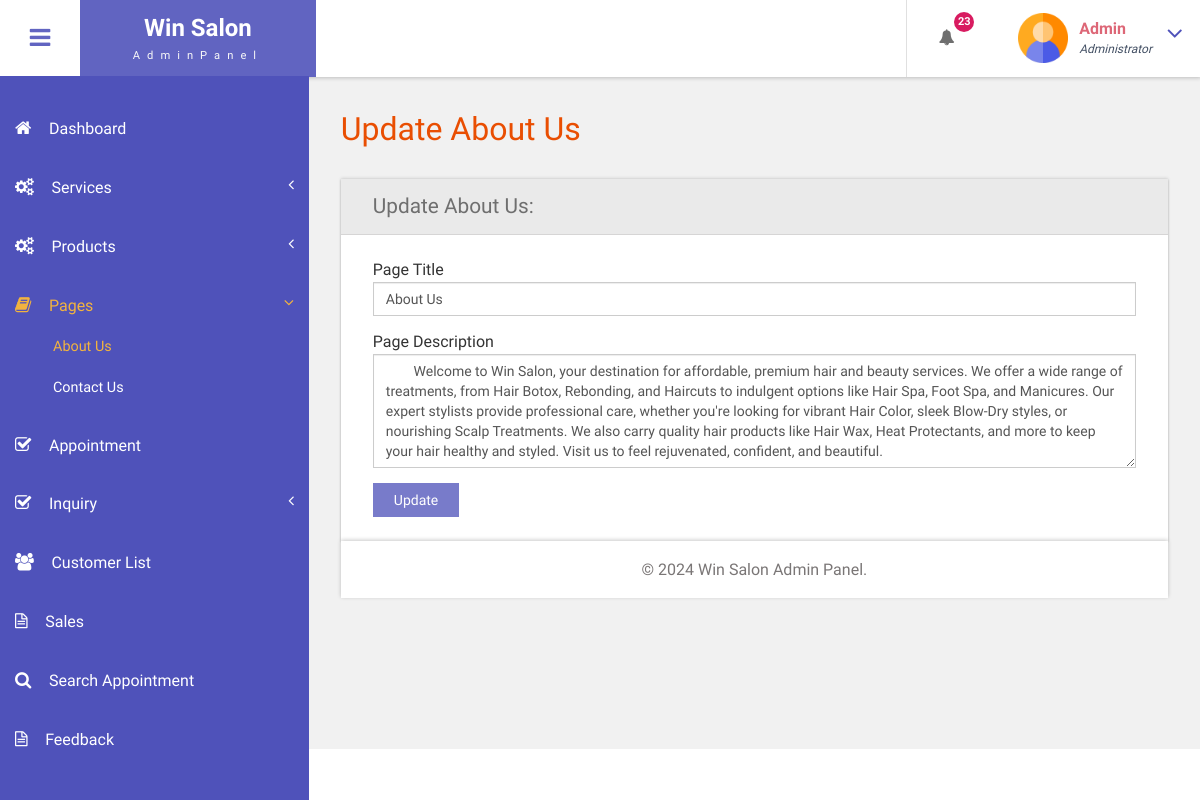
The page /bfs/admin/about-us.php (signed in) on the database its author committed.
### tables this page shows
CREATE TABLE `tblpage` (
  `ID` int(10) NOT NULL,
  `PageType` varchar(200) DEFAULT NULL,
  `PageTitle` mediumtext DEFAULT NULL,
  `PageDescription` mediumtext DEFAULT NULL,
  `Email` varchar(200) DEFAULT NULL,
  `MobileNumber` bigint(10) DEFAULT NULL,
  `UpdationDate` date DEFAULT NULL,
  `Timing` varchar(200) NOT NULL
);

### bfs/admin/about-us.php (the view, shortened to what this page needs)
<?php
include('includes/dbconnection.php');
if (strlen($_SESSION['bpmsaid']==0)) {
  header('location:logout.php');
  } else{
  ?>
<!DOCTYPE HTML>
<html>
<head>
<link href="css/bootstrap.css" rel='stylesheet' type='text/css' />
<link href="css/style.css" rel='stylesheet' type='text/css' />
<link href="css/font-awesome.css" rel="stylesheet">
<link href="css/animate.css" rel="stylesheet" type="text/css" media="all">
<link href="css/custom.css" rel="stylesheet">
</head>
<body class="cbp-spmenu-push">
	<div class="main-content">
		 <?php include_once('includes/sidebar.php');?>
	 <?php include_once('includes/header.php');?>
		<div id="page-wrapper">
			<div class="main-page">
				<div class="forms">
					<h3 class="title1">Update About Us</h3>
					<div class="form-grids row widget-shadow" data-example-id="basic-forms">
						<div class="form-title">
							<h4>Update About Us:</h4>
						</div>
						<div class="form-body">
							<form method="post">
  <?php
$ret=mysqli_query($con,"select * from  tblpage where PageType='aboutus'");
while ($row=mysqli_fetch_array($ret)) {
?>
							 <div class="form-group"> <label for="exampleInputEmail1">Page Title</label> <input type="text" class="form-control" name="pagetitle" id="pagetitle" value="<?php  echo $row['PageTitle'];?>" required="true"> </div> <div class="form-group"> <label for="exampleInputPassword1">Page Description</label> <textarea name="pagedes" id="pagedes" rows="5" class="form-control">
        <?php  echo $row['PageDescription'];?></textarea> </div>
							 <?php } ?>
							  <button type="submit" name="submit" class="btn btn-default">Update</button> </form>
						</div>
					</div>
			</div>
		</div>
		 <?php include_once('includes/footer.php');?>
	</div>
</body>
</html>
<?php } ?>

### bfs/admin/includes/header.php (shortened to what this page needs)
<div class="sticky-header header-section ">
      <div class="header-left">
        <button id="showLeftPush"><i class="fa fa-bars"></i></button>
        <div class="logo">
          <a href="index.html">
            <h1>Win Salon</h1>
            <span>AdminPanel</span>
          </a>
        </div>
      </div>
      <div class="header-right">
        <div class="profile_details_left">
          <ul class="nofitications-dropdown">
            <?php
            $ret1 = mysqli_query($con, "SELECT tbluser.FirstName, tbluser.LastName, tblbook.ID as bid, tblbook.AptNumber
                            FROM tblbook
                            JOIN tbluser ON tbluser.ID = tblbook.UserID
                            WHERE tblbook.Status IS NULL
                            ORDER BY tblbook.ID DESC");
            $num = mysqli_num_rows($ret1);
            ?>
            <li class="dropdown head-dpdn">
              <a href="#" class="dropdown-toggle" data-toggle="dropdown" aria-expanded="false"><i class="fa fa-bell"></i><span class="badge blue"><?php echo $num;?></span></a>
            </li>
          </ul>
          <div class="clearfix"> </div>
        </div>
        <div class="profile_details">
        <?php
$adid=$_SESSION['bpmsaid'];
$ret=mysqli_query($con,"select AdminName from tbladmin where ID='$adid'");
$row=mysqli_fetch_array($ret);
$name=$row['AdminName'];
?>
          <ul>
            <li class="dropdown profile_details_drop">
              <a href="#" class="dropdown-toggle" data-toggle="dropdown" aria-expanded="false">
                <div class="profile_img">
                  <span class="prfil-img"><img src="images/admin.png" alt="" width="50" height="50"> </span>
                  <div class="user-name">
                    <p><?php echo $name; ?></p>
                    <span>Administrator</span>
                  </div>
                  <i class="fa fa-angle-down lnr"></i>
                  <div class="clearfix"></div>
                </div>
              </a>
            </li>
          </ul>
        </div>
      </div>
      <div class="clearfix"> </div>
    </div>

### bfs/admin/css/style.css (style rules this page uses)
h4, h5, h6, h1, h2, h3 { margin: 0; }
ul, ol { margin: 0; }
p { margin: 0; }
html, body { font-family: 'Roboto Condensed', sans-serif; font-size: 100%; overflow-x: hidden; background: #fff; }
body a { transition: 0.5s all ease; -webkit-transition: 0.5s all ease; -moz-transition: 0.5s all ease; -o-transition: 0.5s all ease; -ms-transition: 0.5s all ease; text-decoration:none; }
h1,h2,h3,h4,h5,h6 { margin:0; }
p { margin:0; }
ul,label { margin:0; padding:0; }
.main-content { position: relative; }
.sticky-header { position: fixed; top: 0; left:0px; width: 100%; z-index: 100; }
.header-section { background:#FFF; box-shadow: 1px 1px 4px rgba(0, 0, 0, 0.21); -webkit-box-shadow: 1px 1px 4px rgba(0, 0, 0, 0.21); -moz-box-shadow: 1px 1px 4px rgba(0, 0, 0, 0.21); -o-box-shadow: 1px 1px 4px rgba(0, 0, 0, 0.21); }
.header-section::after { clear: both; display: block; content: ''; }
.header-left { float: left; width: 45%; }
.header-right { float: right; }
button#showLeftPush { font-size: 1.5em; width: 80px; padding: 0.87em 0; text-align: center; cursor: pointer; float: left; color: #6F6F6F; -moz-transition: all 0.2s ease-out 0s; -webkit-transition: all 0.2s ease-out 0s; transition: all 0.2s ease-out 0s; border: none; background-color: #fff; outline:none; }
.cbp-spmenu-push { overflow-x: hidden; position: relative; }
.cbp-spmenu, .cbp-spmenu-push { -webkit-transition: all 0.3s ease; -moz-transition: all 0.3s ease; transition: all 0.3s ease; }
.cbp-spmenu-push div#page-wrapper { margin: 0 0 0 19.3em; transition:.5s all; -webkit-transition:.5s all; -moz-transition:.5s all; }
.fa { display: inline-block; font-family: FontAwesome; font-style: normal; font-weight: normal; line-height: 1; -webkit-font-smoothing: antialiased; -moz-osx-font-smoothing: grayscale; }
.logo { background: #6164C1; text-align: center; float: left; }
.logo a { padding: 0.9em 3.3em .7em; display: block; text-decoration: none; }
.logo a h1 { color: #fff; font-size: 1.5em; line-height: 1.2em; font-weight: 700; }
.logo a span { color: #F8F8F8; font-size: .7em; text-align: center; letter-spacing: 7px; }
.profile_details_left { float: left; }
li.dropdown.head-dpdn { display: inline-block; padding: 1.7em 0; border-left: 1px solid #E0E0E0; float: left; }
li.dropdown.head-dpdn a.dropdown-toggle { padding: 1.7em 2em; }
i.fa.fa-bell { color:#6F6F6F; }
.header-right span.badge { font-size: 11px; font-weight: bold; color: #FFF; background: #8BC34A; line-height: 15px; width: 20px; height: 20px; border-radius: 2em; -webkit-border-radius: 2em; -moz-border-radius: 2em; -o-border-radius: 2em; text-align: center; display: inline-block; position: absolute; top: 16%; padding: 2px 0 0; }
.header-right span.blue { background-color:#D81B60; }
.profile_details { float: right; }
.profile_details_drop a.dropdown-toggle { display:block; padding: 0.8em 3em 0 2em; }
.profile_img span.prfil-img { float:left; }
.user-name { float:left; margin-top:8px; margin-left:11px; height:35px; }
.profile_details ul li { list-style-type:none; position:relative; }
.profile_details li a i.fa.lnr { position: absolute; top: 34%; right: 8%; color: #4F52BA; font-size: 1.6em; }
.user-name p { font-size:1em; color:#DD6777; line-height:1em; font-weight:700; }
.user-name span { font-size: .75em; font-style: italic; color: #424f63; font-weight: normal; margin-top: .3em; }
.charts,.row { margin: 2em 0 0; }
.widget-shadow { background-color: #fff; box-shadow: 0 -1px 3px rgba(0,0,0,.12),0 1px 2px rgba(0,0,0,.24); -webkit-box-shadow: 0 -1px 3px rgba(0,0,0,.12),0 1px 2px rgba(0,0,0,.24); -moz-box-shadow: 0 -1px 3px rgba(0,0,0,.12),0 1px 2px rgba(0,0,0,.24); }
h3.title1 { font-size: 2em; color: #e94e02; margin-bottom: 0.8em; }
.forms h3.title1 { margin-bottom:0; }
.forms h4 { font-size: 1.3em; color: #6F6F6F; }
.form-title { padding: 1em 2em; background-color: #EAEAEA; border-bottom: 1px solid #D6D5D5; }
.form-body { padding: 1.5em 2em; }
.forms label { font-weight: 400; }
.form-control { border-radius: inherit; }
.forms button.btn.btn-default { background-color: rgba(97, 100, 193, 0.85); color: #fff; padding: .5em 1.5em; border: none; outline:none; border-radius: inherit; }

### bfs/admin/css/custom.css (style rules this page uses)
#page-wrapper { padding:7em 2em 2.5em; background-color: #F1F1F1; }

### rows shown on the page
tblpage: pagetitle "About Us", pagedes "Welcome to Win Salon, your destination for affordable, premium hair and beauty services. We offer a wide range of treatments, from Hair Botox, Rebonding, and Haircuts to indulgent options like Hair Spa, Foot Spa, and Manicures. Our expert stylists provide professional care, whether you're looking for vibrant Hair Color, sleek Blow-Dry styles, or nourishing Scalp Treatments. We also carry quality hair products like Hair Wax, Heat Protectants, and more to keep your hair healthy and styled. Visit us to feel rejuvenated, confident, and beautiful."

### other values the page prints
$num "23"
$name "Admin"
